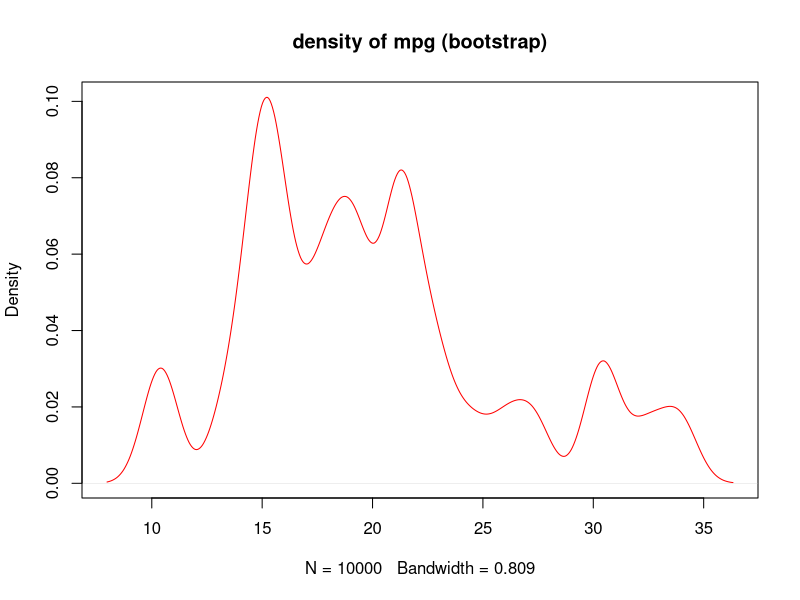

Recreate this plot in R. (Note: this script raises an error after producing the figure.)
## ---- chunk 1
knitr::opts_chunk$set(echo = TRUE)
## ---- chunk 2
sample_mtcars <- sample(mtcars$mpg, 10000, replace = T)
density_mtcars <- density(sample_mtcars, kernel = "gaussian")
plot(density_mtcars, col = "red", main = "density of mpg (bootstrap)")
## ---- chunk 3
mtcars$mpg %>>% 
    sample(size = 10000, replace = T) %>>% 
    density(kernel = "guassian") %>>% 
    plot(col = "red", main = "density of mpg")
## ---- chunk 4
mtcars %>>% 
    subset(mpg >= quantile(mpg, 0.05) & mpg <= quantile(mpg, 0.05)) %>% 
    (mpg) %>>% 
    sample(size = 10000, replace = T) %>>% 
    density(kernel = "guassian") %>>% 
    plot(col = "red", main = "density of mpg")
## ---- chunk 5
rnorm(100, 0) %>>% 
    log %>>% 
    diff %>>% 
    sample(size = 10000, replace = T) %>>% 
    summary()
## ---- chunk 6
mtcars$mpg %>% 
    plot(col = "red", main = sprintf("number of points: %d", length(.)))
## ---- chunk 7
mtcars$mpg %>>% 
    stats::median()

mtcars$mpg %>>% 
    graphics::plot(col = "red")
## ---- chunk 8
functions <- list(average = function(x) mean(x))

mtcars$mpg %>>% functions$average()
mtcars$mpg %>>% functions[["average"]]() # need parenthese
## ---- chunk 9
mtcars %>>% 
    subset(mpg <= quantile(mpg, 0.95), c(mpg, wt)) %>>% 
    summary()
## ---- chunk 10
10000 %>>% 
    replicate(rnorm(10000)) %>>% 
    system.time()
## ---- chunk 11
system.time(replicate(10000, rnorm(1000)))
## ---- chunk 12
mtcars %>>% 
    lm(mpg ~ cyl + wt)
## ---- chunk 13
mtcars %>>% 
    lm(formula = mpg ~ cyl + wt)
## ---- chunk 14
mtcars
